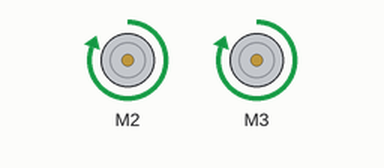
Recording of a sketch running on a simulated Arduino Uno, built with avr-gcc and run on an emulated ATmega328P. Parts: 2 × DC motor (green arrow = forward, orange = backward, longer = faster). What the sketch prints to the serial monitor is not drawn.

Above: at 1.0 s.
At 2.5 s:
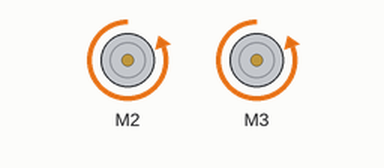
At 3.5 s:
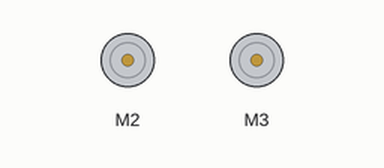
Timing chart, 0 to 5.2 s (numbered marks = the images above):
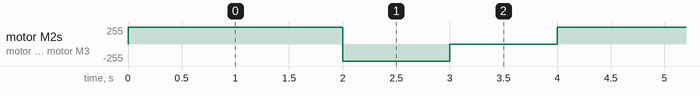

Measured:
- by itself, motor M2, motor M3: repeats every 4.0 s: backward 255/255 1.0 s, stopped 1.0 s, forward 255/255 2.0 s

The sketch:

motor1_2_test.ino
```cpp
    #include <AFMotor.h>

    AF_DCMotor motorIz(2, MOTOR12_1KHZ); // create motor #1, 1KHz pwm
    AF_DCMotor motorDer(3, MOTOR12_1KHZ); // create motor #2, 1KHz pwm
    void setup() {
      Serial.begin(9600);           // set up Serial library at 9600 bps
      Serial.println("Motor test!");

      motorIz.setSpeed(255);     // set the speed to 200/255
      motorDer.setSpeed(255);     // set the speed to 200/255
    }

    void loop() {
      Serial.print("tick ");

      motorIz.run(FORWARD);      // turn it on going forward
      motorDer.run(FORWARD);      // turn it on going forward
      delay(2000);
      Serial.print("tock ");

      motorIz.run(BACKWARD);     // the other way
      motorDer.run(BACKWARD);     // the other way
      delay(1000);

      Serial.print("tack");
      motorIz.run(RELEASE);      // stopped
      motorDer.run(RELEASE);      // stopped
      delay(1000);
    }
```
